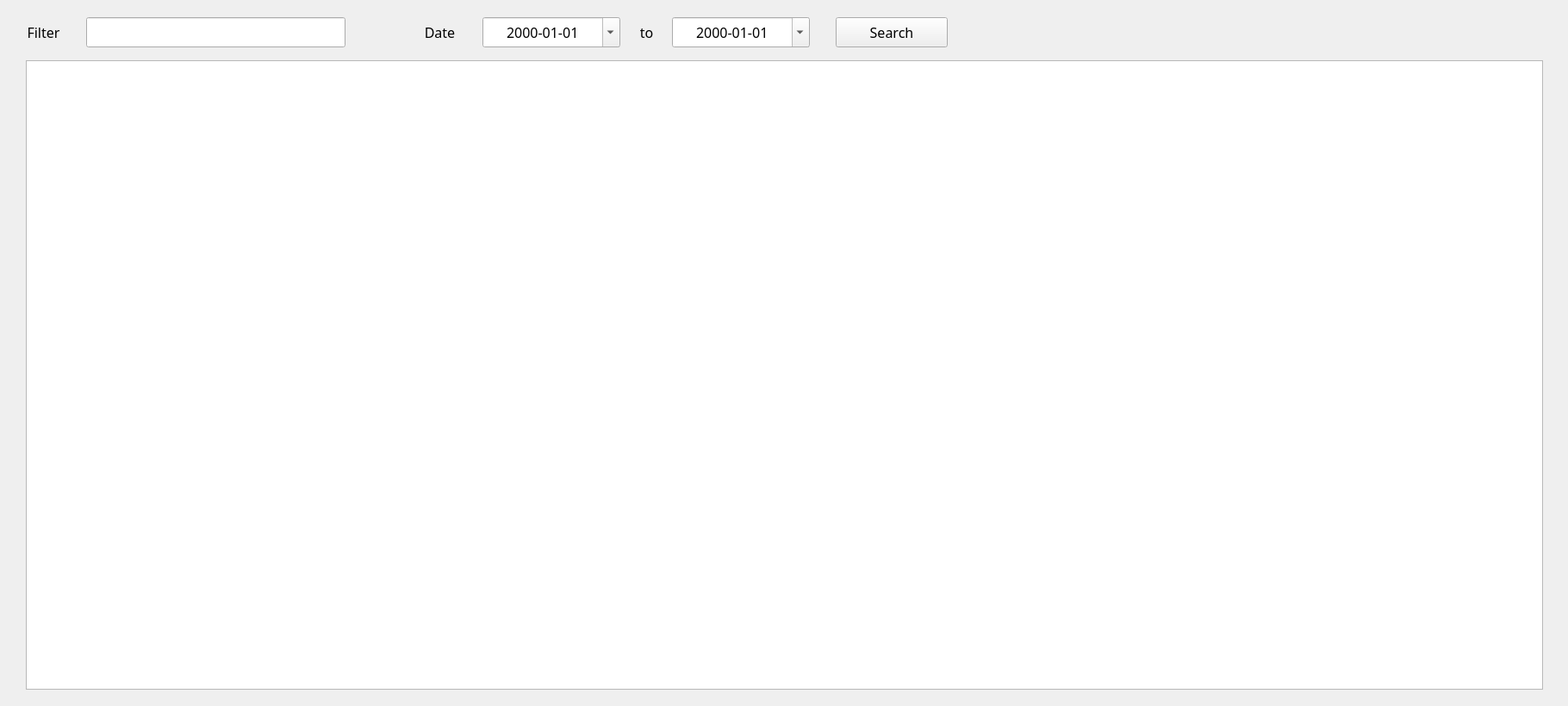
<?xml version="1.0" encoding="UTF-8"?>
<ui version="4.0">
 <class>HistoryAlarmView</class>
 <widget class="QWidget" name="HistoryAlarmView">
  <property name="geometry">
   <rect>
    <x>0</x>
    <y>0</y>
    <width>1820</width>
    <height>820</height>
   </rect>
  </property>
  <property name="windowTitle">
   <string>Form</string>
  </property>
  <widget class="QLabel" name="lbl_to">
   <property name="geometry">
    <rect>
     <x>730</x>
     <y>20</y>
     <width>41</width>
     <height>35</height>
    </rect>
   </property>
   <property name="font">
    <font>
     <family>微软雅黑</family>
     <pointsize>12</pointsize>
    </font>
   </property>
   <property name="text">
    <string>to</string>
   </property>
   <property name="alignment">
    <set>Qt::AlignCenter</set>
   </property>
  </widget>
  <widget class="IconLineEdit" name="led_Filter">
   <property name="geometry">
    <rect>
     <x>100</x>
     <y>20</y>
     <width>301</width>
     <height>35</height>
    </rect>
   </property>
   <property name="font">
    <font>
     <family>微软雅黑</family>
     <pointsize>12</pointsize>
    </font>
   </property>
   <property name="alignment">
    <set>Qt::AlignCenter</set>
   </property>
  </widget>
  <widget class="QTableView" name="tbw_History">
   <property name="geometry">
    <rect>
     <x>30</x>
     <y>70</y>
     <width>1761</width>
     <height>731</height>
    </rect>
   </property>
   <property name="focusPolicy">
    <enum>Qt::NoFocus</enum>
   </property>
   <property name="styleSheet">
    <string notr="true"/>
   </property>
   <property name="alternatingRowColors">
    <bool>true</bool>
   </property>
   <property name="selectionMode">
    <enum>QAbstractItemView::SingleSelection</enum>
   </property>
   <property name="selectionBehavior">
    <enum>QAbstractItemView::SelectRows</enum>
   </property>
   <attribute name="horizontalHeaderHighlightSections">
    <bool>false</bool>
   </attribute>
   <attribute name="verticalHeaderHighlightSections">
    <bool>false</bool>
   </attribute>
  </widget>
  <widget class="QLabel" name="lbl_Filter">
   <property name="geometry">
    <rect>
     <x>10</x>
     <y>20</y>
     <width>81</width>
     <height>35</height>
    </rect>
   </property>
   <property name="font">
    <font>
     <family>微软雅黑</family>
     <pointsize>12</pointsize>
    </font>
   </property>
   <property name="text">
    <string>Filter</string>
   </property>
   <property name="alignment">
    <set>Qt::AlignCenter</set>
   </property>
  </widget>
  <widget class="QDateEdit" name="de_Start">
   <property name="geometry">
    <rect>
     <x>560</x>
     <y>20</y>
     <width>160</width>
     <height>35</height>
    </rect>
   </property>
   <property name="font">
    <font>
     <family>微软雅黑</family>
     <pointsize>12</pointsize>
    </font>
   </property>
   <property name="alignment">
    <set>Qt::AlignCenter</set>
   </property>
   <property name="accelerated">
    <bool>false</bool>
   </property>
   <property name="displayFormat">
    <string>yyyy-MM-dd</string>
   </property>
   <property name="calendarPopup">
    <bool>true</bool>
   </property>
  </widget>
  <widget class="QLabel" name="lbl_Date">
   <property name="geometry">
    <rect>
     <x>470</x>
     <y>20</y>
     <width>81</width>
     <height>35</height>
    </rect>
   </property>
   <property name="font">
    <font>
     <family>微软雅黑</family>
     <pointsize>12</pointsize>
    </font>
   </property>
   <property name="text">
    <string>Date</string>
   </property>
   <property name="alignment">
    <set>Qt::AlignCenter</set>
   </property>
  </widget>
  <widget class="QPushButton" name="btn_Search">
   <property name="geometry">
    <rect>
     <x>970</x>
     <y>20</y>
     <width>130</width>
     <height>35</height>
    </rect>
   </property>
   <property name="font">
    <font>
     <family>微软雅黑</family>
     <pointsize>12</pointsize>
    </font>
   </property>
   <property name="text">
    <string>Search</string>
   </property>
  </widget>
  <widget class="QDateEdit" name="de_End">
   <property name="geometry">
    <rect>
     <x>780</x>
     <y>20</y>
     <width>160</width>
     <height>35</height>
    </rect>
   </property>
   <property name="font">
    <font>
     <family>微软雅黑</family>
     <pointsize>12</pointsize>
    </font>
   </property>
   <property name="alignment">
    <set>Qt::AlignCenter</set>
   </property>
   <property name="accelerated">
    <bool>false</bool>
   </property>
   <property name="displayFormat">
    <string>yyyy-MM-dd</string>
   </property>
   <property name="calendarPopup">
    <bool>true</bool>
   </property>
  </widget>
 </widget>
 <customwidgets>
  <customwidget>
   <class>IconLineEdit</class>
   <extends>QLineEdit</extends>
   <header>CustomerWidget/LineEdit/iconlineedit.h</header>
  </customwidget>
 </customwidgets>
 <resources/>
 <connections/>
</ui>
